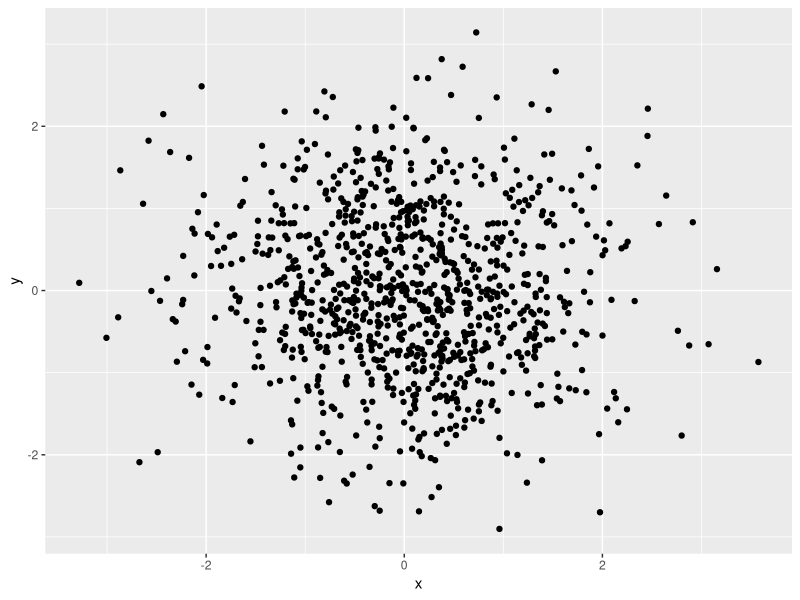
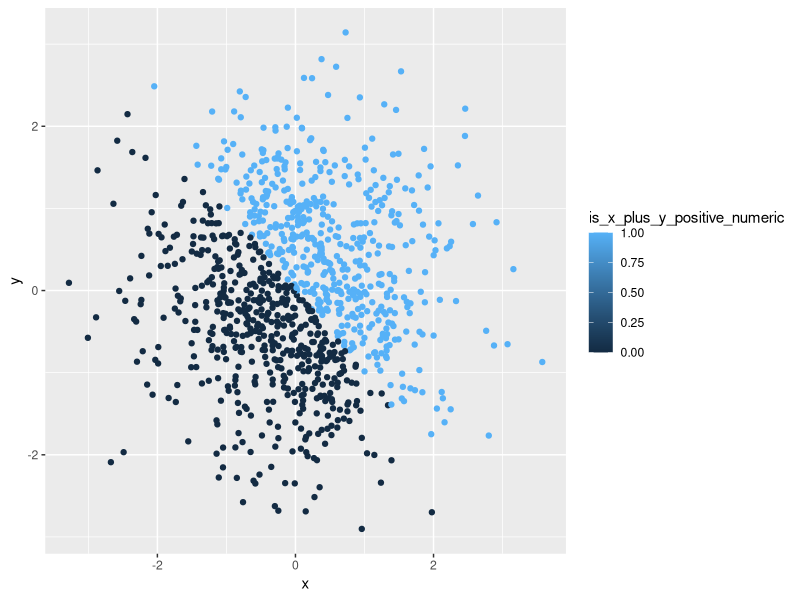
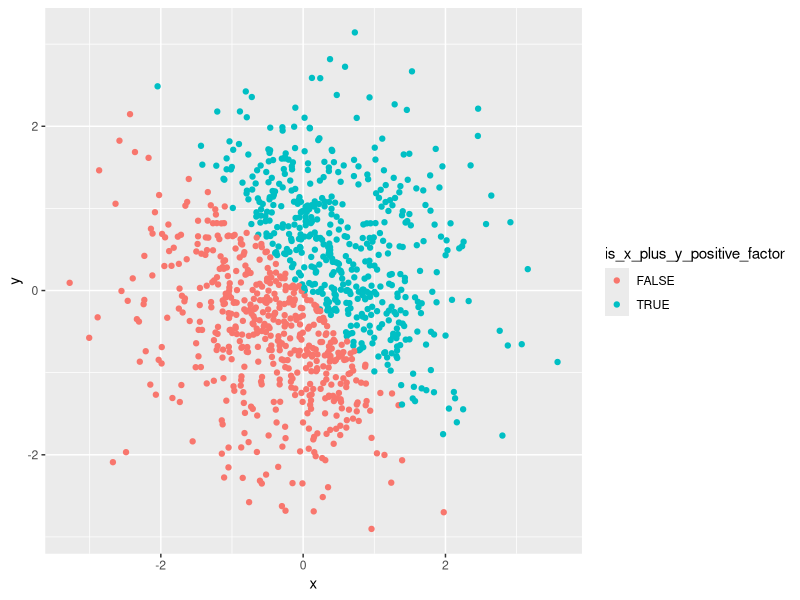
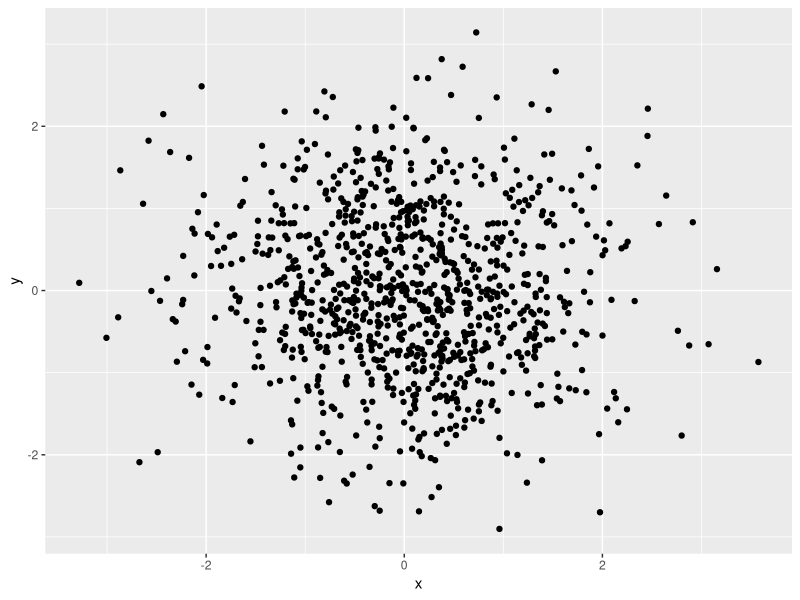

Reproduce these figures in R, in order.
## ---- chunk 1
library(tidyverse)
## ---- chunk 2
p1_df = tibble(
  vec_numeric = runif(10, 0, 5),
  vec_logical = vec_numeric > 2,
  vec_char = letters[1:10],
  vec_factor = factor(rep(c('fac1', 'fac2'), 5))
)
mean(p1_df$vec_numeric)
mean(p1_df$vec_logical)
mean(p1_df$vec_char)
mean(p1_df$vec_factor)
## ---- chunk 3
p2_df = tibble(
  x = rnorm(1000),
  y = rnorm(1000),
  is_x_plus_y_positive = x + y > 0,
  is_x_plus_y_positive_numeric = as.numeric(is_x_plus_y_positive),
  is_x_plus_y_positive_factor = as.factor(is_x_plus_y_positive)
)
## ---- chunk 4
ggplot(p2_df, aes(x = x, y = y)) + geom_point()
ggsave('p2_plot.pdf')
ggplot(p2_df, aes(x = x, y = y, color=is_x_plus_y_positive_numeric)) + geom_point()
ggplot(p2_df, aes(x = x, y = y, color=is_x_plus_y_positive_factor)) + geom_point()
